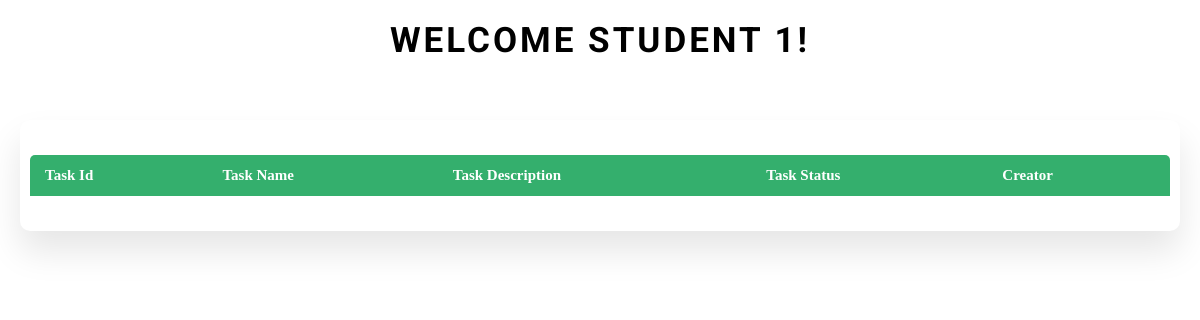
Page /student/dashboard/4/ (signed in) on the earlier database version.
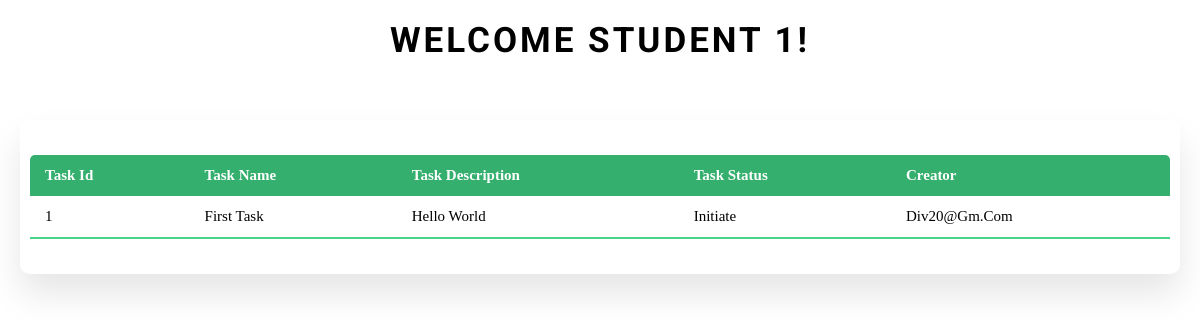
Same page on the later database version.
### task/models.py (models this page shows, shortened)
class Task(models.Model):
    task_id=models.AutoField(primary_key=True,auto_created=True)
    task_name=models.CharField(max_length=50)
    task_description=models.TextField()
    task_status=models.CharField(max_length=50,choices=(
        ("Initiate","Initiate"),
        ("Pending","Pending"),
        ("Completed","Completed"),
        ("OnHold","OnHold")
    ))
    creator_id=models.ForeignKey(CustomUser,on_delete=models.CASCADE)

class CustomUser(AbstractUser):
    username = None
    name= models.CharField(max_length=50,null=True)
    email = models.EmailField(_('email address'), unique=True)
    phone = models.CharField(max_length=10,validators=[MinLengthValidator(10)],unique=True)
    gender=models.CharField(max_length=50,choices=(("Male","Male"),("Female","Female"),("Other","Other")))
    country=models.CharField(max_length=50,null=True)
    experience=models.CharField(max_length=50,null=True)
    role=models.CharField(max_length=50,choices=((
        ("Teacher","Teacher"),
        ("Student","Student"))))
    USERNAME_FIELD = 'email'
    REQUIRED_FIELDS = []
    objects = CustomUserManager()
    def __str__(self):
        return self.email

### task/views.py (the view)
# urls.py: path('student/dashboard/<int:pk>/',views.studentDashboard,name="student_dashboard"),
@login_required(redirect_field_name='/login/')
def studentDashboard(request,pk):
    if(request.user.id!=pk or request.user.role!='Student'):
        return HttpResponse('Unauthorized', status=401)
    taskAssignments=TaskAssignment.objects.filter(student_id=request.user)
    task_ids=[task.id for task in taskAssignments]
    tasks=Task.objects.filter(task_id__in=task_ids)
    return render(request,'studentDashboard.html',{"tasks":tasks})

### task/templates/studentDashboard.html (shortened to what this page needs)
{% load static %}
<!DOCTYPE html>
<html lang="en">
  <head>
    <link rel="stylesheet" href="{% static 'css/teach.css' %}" />
  </head>
  <body>
    <nav>
      <div class="logo">
        <h4>Welcome Student 1!</h4>
      </div>
    </nav>
    <section class="main">
      <section class="tasks">
        <section class="task-list">
          <table class="table">
            <thead>
              <tr>
                <th>Task Id</th>
                <th>Task Name</th>
                <th>Task Description</th>
                <th>Task Status</th>
                <th>Creator</th>
              </tr>
            </thead>
            <tbody>
              {% for task in tasks%}
              <tr>
                <td>{{task.task_id}}</td>
                <td>{{task.task_name}}</td>
                <td>{{task.task_description}}</td>
                <td>{{task.task_status}}</td>
                <td>{{task.creator_id}}</td>
              </tr>
              {% endfor %}
            </tbody>
          </table>
        </section>
      </section>
    </section>
  </body>
</html>

### task/static/css/teach.css (style rules this page uses)
* { margin: 0px; padding: 0px; box-sizing: border-box; }
nav { display: flex; justify-content: space-around; align-items: center; min-height: 10vh; font-family: "Roboto", sans-serif; }
.logo { text-transform: uppercase; letter-spacing: 3px; font-size: 35px; font-weight: 700; }
.main { position: relative; padding: 20px; width: 100%; }
.tasks { margin-top: 20px; text-transform: capitalize; }
.task-list { width: 100%; padding: 10px; margin-top: 10px; background: #fff; border-radius: 10px; box-shadow: 0 20px 35px rgba(0, 0, 0, 0.1); }
.table { border-collapse: collapse; margin: 25px 0; font-size: 15px; min-width: 100%; overflow: hidden; border-radius: 5px 5px 0 0; }
table thead tr { color: #fff; background: #34af6d; text-align: left; font-weight: bold; }
.table th, .table td { padding: 12px 15px; }
.table tbody tr { border-bottom: 1px solid #ddd; }
.table tbody tr:last-of-type { border-bottom: 2px solid #4ad489; }

Differences in the rows shown:
added Task: task_id "1", task_name "First Task", task_description "Hello World", task_status "Initiate", creator_id "Div20@gm.com"
